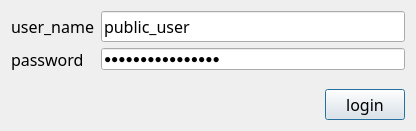
<?xml version="1.0" encoding="UTF-8"?>
<ui version="4.0">
 <class>Dialog</class>
 <widget class="QDialog" name="Dialog">
  <property name="geometry">
   <rect>
    <x>0</x>
    <y>0</y>
    <width>416</width>
    <height>131</height>
   </rect>
  </property>
  <property name="windowTitle">
   <string>Dialog</string>
  </property>
  <layout class="QVBoxLayout" name="verticalLayout">
   <item>
    <layout class="QFormLayout" name="formLayout">
     <item row="0" column="0">
      <widget class="QLabel" name="label">
       <property name="font">
        <font>
         <family>KaiTi</family>
         <pointsize>12</pointsize>
        </font>
       </property>
       <property name="text">
        <string>user_name</string>
       </property>
      </widget>
     </item>
     <item row="0" column="1">
      <widget class="QLineEdit" name="lineEdit_login_name">
       <property name="font">
        <font>
         <family>KaiTi</family>
         <pointsize>12</pointsize>
        </font>
       </property>
       <property name="text">
        <string>public_user</string>
       </property>
      </widget>
     </item>
     <item row="1" column="0">
      <widget class="QLabel" name="label_2">
       <property name="font">
        <font>
         <family>KaiTi</family>
         <pointsize>12</pointsize>
        </font>
       </property>
       <property name="text">
        <string>password</string>
       </property>
      </widget>
     </item>
     <item row="1" column="1">
      <widget class="QLineEdit" name="lineEdit_password">
       <property name="text">
        <string>9jkFSJrSoq6QFISv</string>
       </property>
       <property name="echoMode">
        <enum>QLineEdit::Password</enum>
       </property>
      </widget>
     </item>
    </layout>
   </item>
   <item>
    <layout class="QHBoxLayout" name="horizontalLayout">
     <item>
      <spacer name="horizontalSpacer">
       <property name="orientation">
        <enum>Qt::Horizontal</enum>
       </property>
       <property name="sizeHint" stdset="0">
        <size>
         <width>40</width>
         <height>20</height>
        </size>
       </property>
      </spacer>
     </item>
     <item>
      <widget class="QPushButton" name="pushButton_login">
       <property name="font">
        <font>
         <family>KaiTi</family>
         <pointsize>12</pointsize>
        </font>
       </property>
       <property name="text">
        <string>login</string>
       </property>
      </widget>
     </item>
    </layout>
   </item>
  </layout>
 </widget>
 <resources/>
 <connections/>
</ui>
